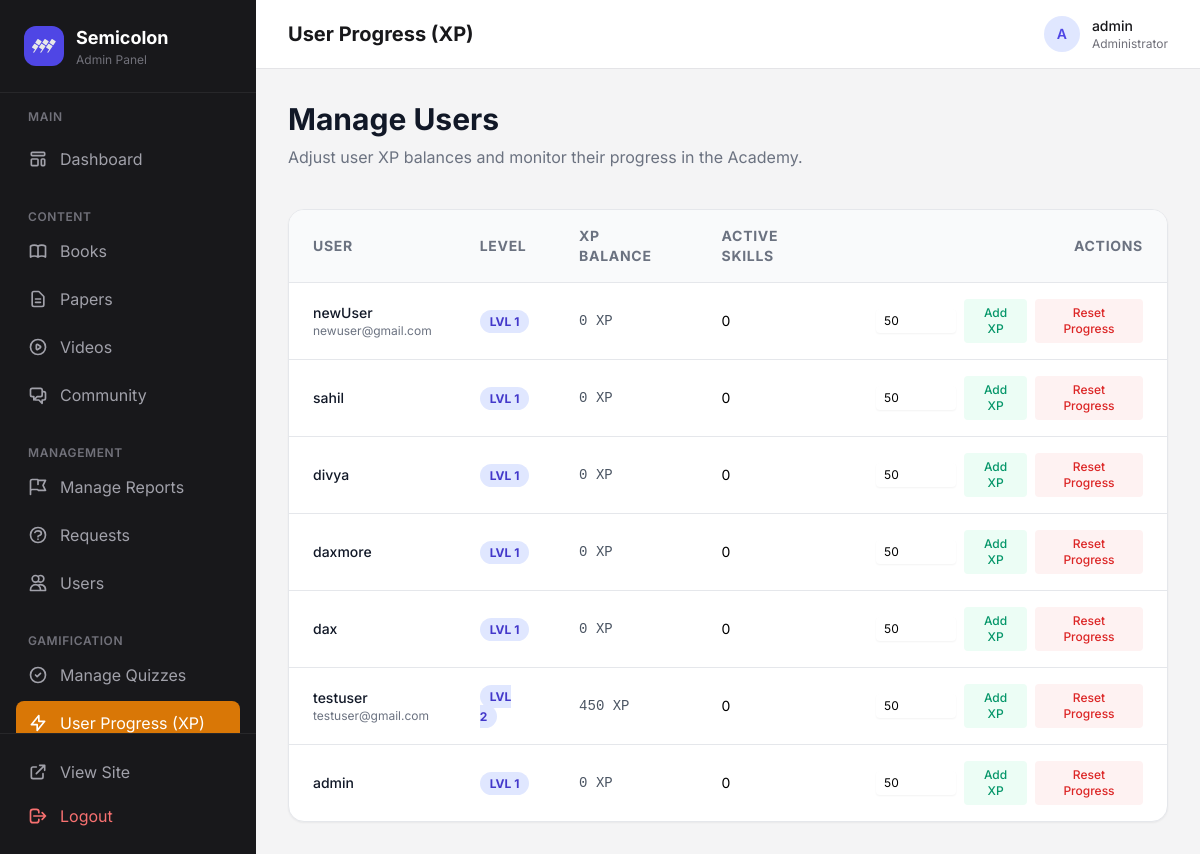
/admin/manage_users.php (signed in), run on the app's committed database.
### tables this page shows
CREATE TABLE `users` (
  `id` int(11) NOT NULL,
  `username` varchar(255) NOT NULL,
  `email` varchar(255) DEFAULT NULL,
  `password` varchar(255) NOT NULL,
  `role` varchar(50) NOT NULL DEFAULT 'user',
  `security_question` varchar(255) DEFAULT NULL,
  `security_answer` varchar(255) DEFAULT NULL,
  `status` enum('active','banned') DEFAULT 'active',
  `last_login` timestamp NULL DEFAULT NULL,
  `created_at` timestamp NOT NULL DEFAULT current_timestamp(),
  `avatar_url` varchar(500) DEFAULT NULL,
  `xp_total` int(11) NOT NULL DEFAULT 0,
  `xp_weekly` int(11) NOT NULL DEFAULT 0,
  `level` int(11) NOT NULL DEFAULT 1,
  `daily_streak` int(11) NOT NULL DEFAULT 0,
  `last_activity_date` date DEFAULT NULL
);

### admin/manage_users.php (the view, shortened to what this page needs)
<?php
require_once '../includes/functions.php';
$query = "
    SELECT u.id, u.username, u.email, u.xp_total as xp, u.level,
           (SELECT COUNT(*) FROM user_skill_progress WHERE user_id = u.id) as active_skills
    FROM users u
    ORDER BY u.id DESC
";
$users = $conn->query($query)->fetch_all(MYSQLI_ASSOC);
include 'header.php';
?>
<div class="max-w-6xl mx-auto">
            <header class="mb-10">
                <h1 class="text-3xl font-bold text-gray-900">Manage Users</h1>
                <p class="text-gray-500 mt-2">Adjust user XP balances and monitor their progress in the Academy.</p>
            </header>
            <div class="bg-white rounded-2xl shadow-sm border border-gray-200 overflow-hidden">
                <table class="w-full text-left">
                    <thead class="bg-gray-50 border-b border-gray-200 text-sm font-medium text-gray-500 uppercase tracking-wider">
                        <tr>
                            <th class="px-6 py-4">User</th>
                            <th class="px-6 py-4">Level</th>
                            <th class="px-6 py-4">XP Balance</th>
                            <th class="px-6 py-4">Active Skills</th>
                            <th class="px-6 py-4 text-right">Actions</th>
                        </tr>
                    </thead>
                    <tbody class="divide-y divide-gray-200 text-sm">
                        <?php foreach($users as $user): ?>
                        <tr class="hover:bg-gray-50 transition-colors">
                            <td class="px-6 py-4">
                                <div class="font-medium text-gray-900"><?php echo htmlspecialchars($user['username']); ?></div>
                                <div class="text-gray-500 text-xs"><?php echo htmlspecialchars($user['email']); ?></div>
                            </td>
                            <td class="px-6 py-4">
                                <span class="px-2.5 py-1 rounded-full bg-indigo-100 text-indigo-700 font-bold text-xs uppercase">
                                    Lvl <?php echo (int)($user['level'] ?: 1); ?>
                                </span>
                            </td>
                            <td class="px-6 py-4 font-mono font-medium text-gray-600">
                                <?php echo number_format((int)$user['xp']); ?> XP
                            </td>
                            <td class="px-6 py-4">
                                <?php echo (int)$user['active_skills']; ?>
                            </td>
                            <td class="px-6 py-4 text-right space-x-2 flex justify-end items-center">
                                <form method="POST" action="manage_users.php" class="inline-flex items-center">
                                    <input type="number" name="xp_amount" value="50" step="10" class="w-20 px-2 py-1 text-xs border-gray-300 rounded shadow-sm focus:ring-indigo-500 mr-2">
                                    <button type="submit" class="text-xs font-medium text-emerald-600 hover:text-emerald-700 bg-emerald-50 hover:bg-emerald-100 px-3 py-1.5 rounded transition">
                                        Add XP
                                    </button>
                                </form>
                                <form method="POST" action="manage_users.php" onsubmit="return confirm('Are you sure you want to completely wipe progress for this user?');" class="inline-block">
                                    <button type="submit" class="text-xs font-medium text-red-600 hover:text-red-700 bg-red-50 hover:bg-red-100 px-3 py-1.5 rounded transition">
                                        Reset Progress
                                    </button>
                                </form>
                            </td>
                        </tr>
                        <?php endforeach; ?>
                    </tbody>
                </table>
            </div>
</div>
<?php include 'footer.php'; ?>

### admin/assets/css/index.css (style rules this page uses)
:root { --drab-dark-brown: #363020; --walnut-brown: #605c4e; --ecru: #a49966; --sage: #c7c7a6; --white: #ffffff; }

### data on the page
users: username "newUser", email "newuser@gmail.com", level "1", xp_total "0", active_skills "0"
users: username "sahil", level "1", xp_total "0", active_skills "0"
users: username "divya", level "1", xp_total "0", active_skills "0"
users: username "daxmore", level "1", xp_total "0", active_skills "0"
users: username "dax", level "1", xp_total "0", active_skills "0"
users: username "testuser", email "testuser@gmail.com", level "2", xp_total "450", active_skills "0"
users: username "admin", level "1", xp_total "0", active_skills "0"

### other printed values
$titles[$current_page] "User Progress (XP)"
substr($_SESSION['username'] ?? 'A', 0, 1) "A"
$_SESSION['username'] "admin"
